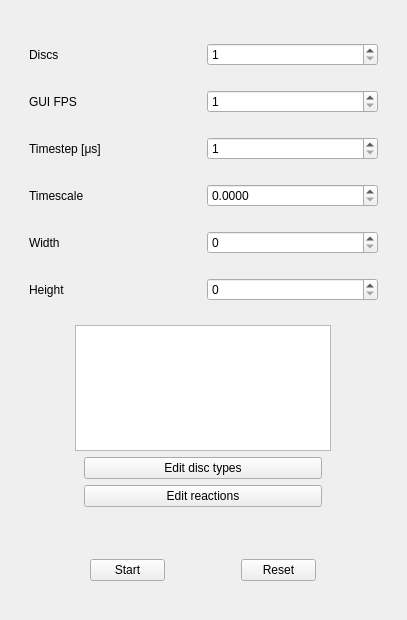
<?xml version="1.0" encoding="UTF-8"?>
<ui version="4.0">
 <class>SimulationControlWidget</class>
 <widget class="QWidget" name="SimulationControlWidget">
  <property name="geometry">
   <rect>
    <x>0</x>
    <y>0</y>
    <width>407</width>
    <height>620</height>
   </rect>
  </property>
  <property name="windowTitle">
   <string>Form</string>
  </property>
  <layout class="QVBoxLayout" name="verticalLayout">
   <item>
    <widget class="QWidget" name="simulationSettingsWidget" native="true">
     <property name="maximumSize">
      <size>
       <width>16777215</width>
       <height>500</height>
      </size>
     </property>
     <layout class="QVBoxLayout" name="verticalLayout_5" stretch="0,0,0,0,0,0,0">
      <item>
       <widget class="QWidget" name="widget" native="true">
        <property name="maximumSize">
         <size>
          <width>16777215</width>
          <height>50</height>
         </size>
        </property>
        <layout class="QHBoxLayout" name="horizontalLayout">
         <item>
          <widget class="QLabel" name="label">
           <property name="text">
            <string>Discs</string>
           </property>
          </widget>
         </item>
         <item>
          <widget class="QSpinBox" name="numberOfDiscsSpinBox">
           <property name="minimum">
            <number>1</number>
           </property>
           <property name="maximum">
            <number>5000</number>
           </property>
          </widget>
         </item>
        </layout>
       </widget>
      </item>
      <item>
       <widget class="QWidget" name="widget_5" native="true">
        <property name="maximumSize">
         <size>
          <width>16777215</width>
          <height>50</height>
         </size>
        </property>
        <layout class="QHBoxLayout" name="horizontalLayout_3">
         <item>
          <widget class="QLabel" name="label_3">
           <property name="text">
            <string>GUI FPS</string>
           </property>
          </widget>
         </item>
         <item>
          <widget class="QSpinBox" name="fpsSpinBox">
           <property name="minimum">
            <number>1</number>
           </property>
           <property name="maximum">
            <number>100</number>
           </property>
          </widget>
         </item>
        </layout>
       </widget>
      </item>
      <item>
       <widget class="QWidget" name="widget_3" native="true">
        <property name="maximumSize">
         <size>
          <width>16777215</width>
          <height>50</height>
         </size>
        </property>
        <layout class="QHBoxLayout" name="horizontalLayout_2">
         <item>
          <widget class="QLabel" name="label_2">
           <property name="text">
            <string>Timestep [μs]</string>
           </property>
          </widget>
         </item>
         <item>
          <widget class="QSpinBox" name="timeStepSpinBox">
           <property name="minimum">
            <number>1</number>
           </property>
           <property name="maximum">
            <number>100</number>
           </property>
           <property name="singleStep">
            <number>100</number>
           </property>
          </widget>
         </item>
        </layout>
       </widget>
      </item>
      <item>
       <widget class="QWidget" name="widget_4" native="true">
        <property name="maximumSize">
         <size>
          <width>16777215</width>
          <height>50</height>
         </size>
        </property>
        <layout class="QHBoxLayout" name="horizontalLayout_6">
         <item>
          <widget class="QLabel" name="label_5">
           <property name="text">
            <string>Timescale</string>
           </property>
          </widget>
         </item>
         <item>
          <widget class="QDoubleSpinBox" name="timeScaleDoubleSpinBox">
           <property name="decimals">
            <number>4</number>
           </property>
           <property name="singleStep">
            <double>1.000000000000000</double>
           </property>
          </widget>
         </item>
        </layout>
       </widget>
      </item>
      <item>
       <widget class="QWidget" name="widget_6" native="true">
        <layout class="QHBoxLayout" name="horizontalLayout_4">
         <item>
          <widget class="QLabel" name="label_4">
           <property name="text">
            <string>Width</string>
           </property>
          </widget>
         </item>
         <item>
          <widget class="QSpinBox" name="cellWidthSpinBox"/>
         </item>
        </layout>
       </widget>
      </item>
      <item>
       <widget class="QWidget" name="widget_9" native="true">
        <layout class="QHBoxLayout" name="horizontalLayout_7">
         <item>
          <widget class="QLabel" name="label_6">
           <property name="text">
            <string>Height</string>
           </property>
          </widget>
         </item>
         <item>
          <widget class="QSpinBox" name="cellHeightSpinBox"/>
         </item>
        </layout>
       </widget>
      </item>
      <item alignment="Qt::AlignHCenter">
       <widget class="QWidget" name="widget_7" native="true">
        <property name="minimumSize">
         <size>
          <width>0</width>
          <height>200</height>
         </size>
        </property>
        <property name="maximumSize">
         <size>
          <width>16777215</width>
          <height>200</height>
         </size>
        </property>
        <property name="layoutDirection">
         <enum>Qt::LeftToRight</enum>
        </property>
        <layout class="QVBoxLayout" name="verticalLayout_3">
         <item>
          <widget class="QTableView" name="discDistributionPreviewTableView">
           <property name="enabled">
            <bool>true</bool>
           </property>
           <property name="maximumSize">
            <size>
             <width>16777215</width>
             <height>9999</height>
            </size>
           </property>
           <property name="horizontalScrollBarPolicy">
            <enum>Qt::ScrollBarAlwaysOff</enum>
           </property>
           <attribute name="verticalHeaderVisible">
            <bool>false</bool>
           </attribute>
          </widget>
         </item>
         <item>
          <widget class="QWidget" name="widget_8" native="true">
           <layout class="QVBoxLayout" name="verticalLayout_4">
            <property name="topMargin">
             <number>0</number>
            </property>
            <property name="bottomMargin">
             <number>0</number>
            </property>
            <item>
             <widget class="QPushButton" name="editDiscTypesPushButton">
              <property name="maximumSize">
               <size>
                <width>9999</width>
                <height>16777215</height>
               </size>
              </property>
              <property name="text">
               <string>Edit disc types</string>
              </property>
             </widget>
            </item>
            <item>
             <widget class="QPushButton" name="editReactionsPushButton">
              <property name="text">
               <string>Edit reactions</string>
              </property>
             </widget>
            </item>
           </layout>
          </widget>
         </item>
        </layout>
       </widget>
      </item>
     </layout>
    </widget>
   </item>
   <item>
    <widget class="QWidget" name="widget_2" native="true">
     <property name="maximumSize">
      <size>
       <width>16777215</width>
       <height>50</height>
      </size>
     </property>
     <layout class="QHBoxLayout" name="horizontalLayout_5">
      <item>
       <widget class="QPushButton" name="startStopButton">
        <property name="maximumSize">
         <size>
          <width>75</width>
          <height>16777215</height>
         </size>
        </property>
        <property name="text">
         <string>Start</string>
        </property>
       </widget>
      </item>
      <item>
       <widget class="QPushButton" name="resetButton">
        <property name="maximumSize">
         <size>
          <width>75</width>
          <height>16777215</height>
         </size>
        </property>
        <property name="text">
         <string>Reset</string>
        </property>
       </widget>
      </item>
     </layout>
    </widget>
   </item>
  </layout>
 </widget>
 <resources/>
 <connections/>
</ui>
